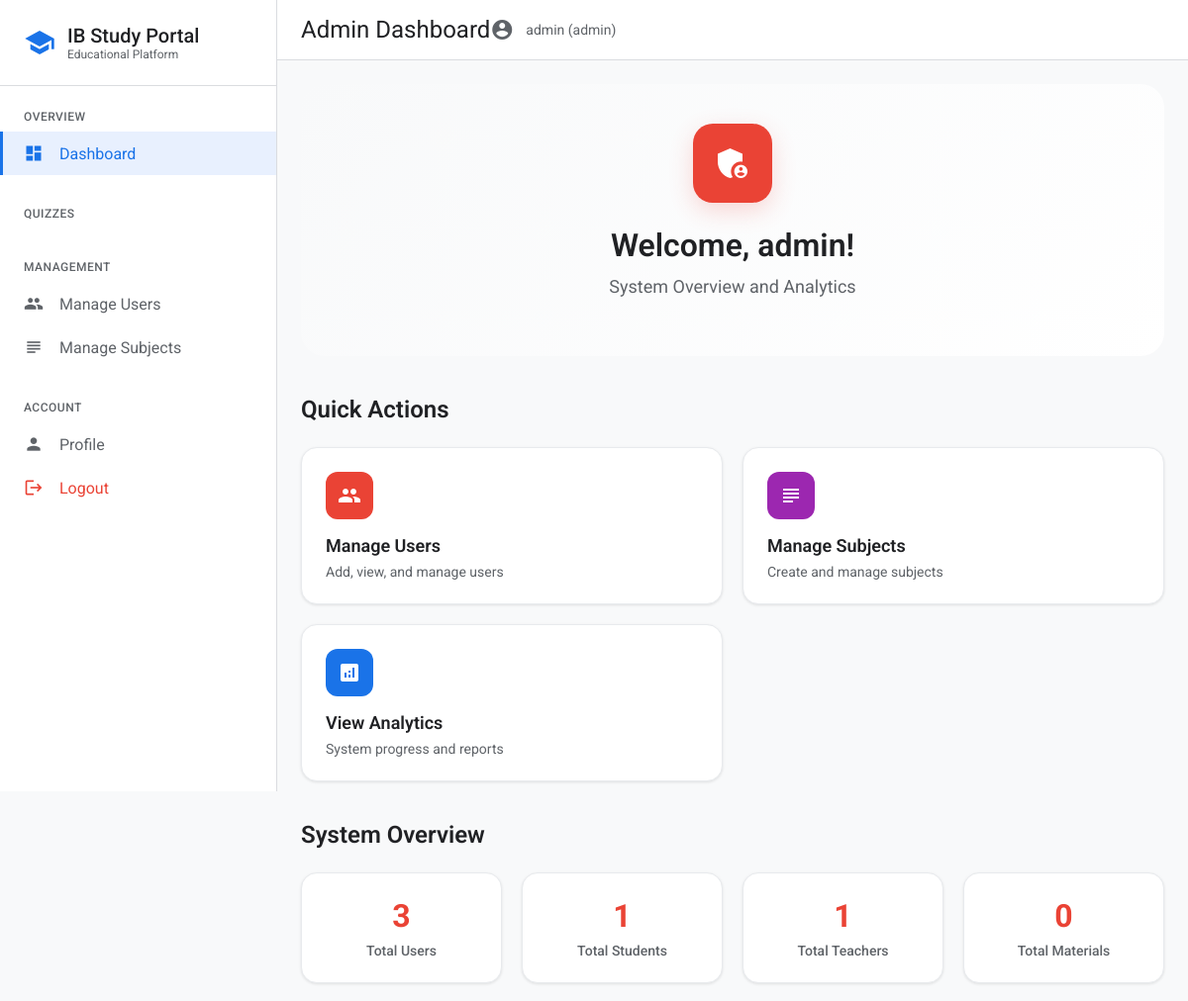
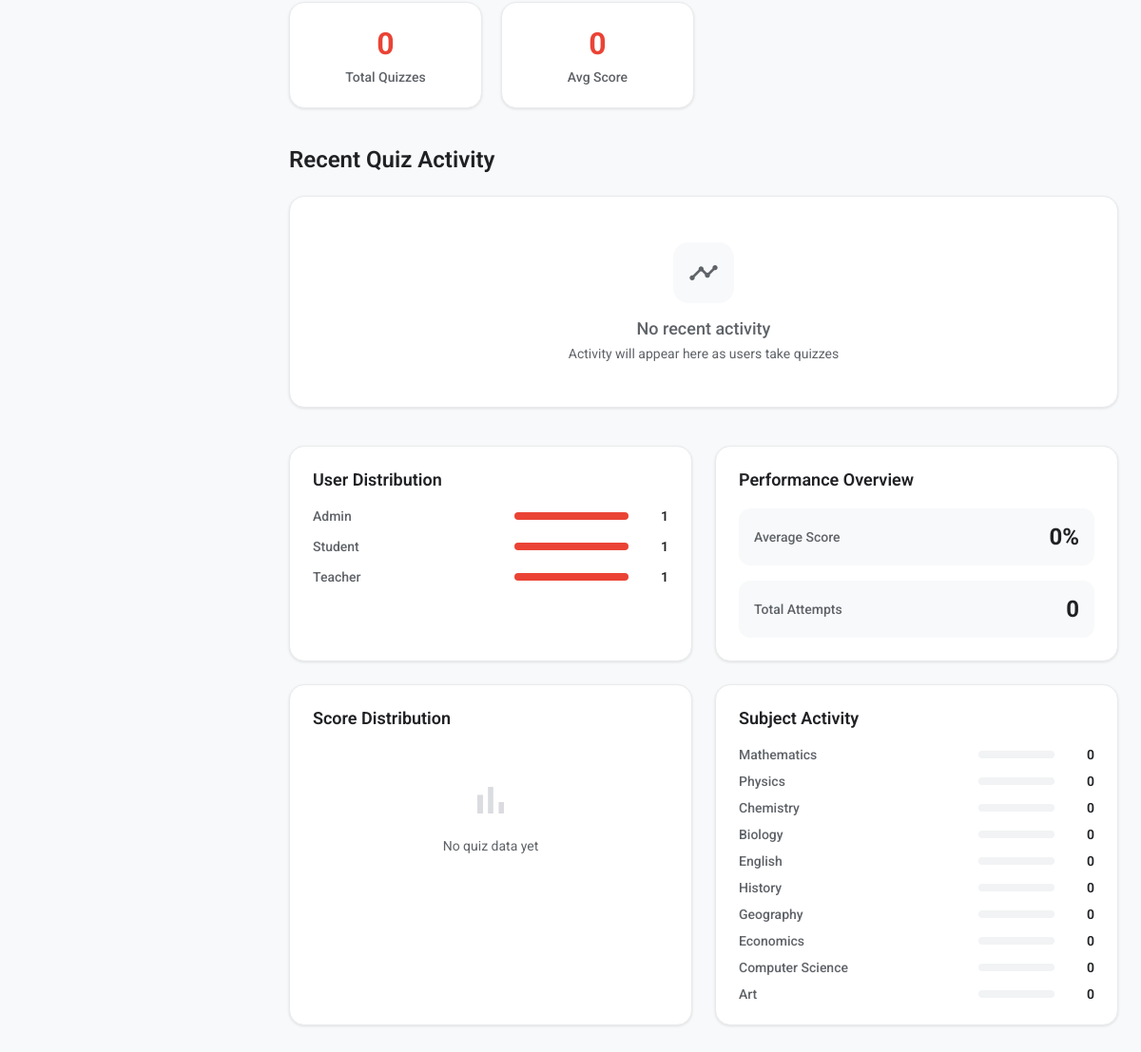
Page /admin_dashboard (signed in) on the committed database (2 pictures, top to bottom).
### tables this page shows
CREATE TABLE users (id INTEGER PRIMARY KEY AUTOINCREMENT,username TEXT UNIQUE NOT NULL,password_hash TEXT NOT NULL,role TEXT NOT NULL DEFAULT 'student');

CREATE TABLE subjects (id INTEGER PRIMARY KEY AUTOINCREMENT,name TEXT UNIQUE NOT NULL);

### auth.py (the view)
	def wrapper(*args,**kwargs):
		if 'user_id' not in session:
			flash('Login required','error')
			return redirect(url_for('login'))
		if session.get('role')!='admin':
			flash('Only admin can access this','error')
			return redirect(url_for('login'))
		return f(*args,**kwargs)

### app.py (called while the page is built)
@app.route('/admin_dashboard')
@admin_required
def admin_dashboard():
	user=get_current_user()
	stats,recent_activities=get_admin_stats(),get_recent_activities()
	user_distribution,performance_data,subject_activity,time_series_data,score_distribution=get_user_distribution(),get_performance_data(),get_subject_activity(),get_time_series_data(),get_score_distribution()
	return render_template('admin_dashboard.html',user=user,stats=stats,recent_activities=recent_activities,user_distribution=user_distribution,performance_data=performance_data,subject_activity=subject_activity,time_series_data=time_series_data,score_distribution=score_distribution)

def get_admin_stats():
	conn=get_db_connection()
	cursor=conn.cursor()
	cursor.execute('SELECT COUNT(*) FROM users')
	total_users=cursor.fetchone()[0]
	cursor.execute('SELECT COUNT(*) FROM users WHERE role = "student"')
	total_students=cursor.fetchone()[0]
	cursor.execute('SELECT COUNT(*) FROM users WHERE role = "teacher"')
	total_teachers=cursor.fetchone()[0]
	cursor.execute('SELECT COUNT(*) FROM materials')
	total_materials=cursor.fetchone()[0]
	cursor.execute('SELECT COUNT(*) FROM quizzes')
	total_quizzes=cursor.fetchone()[0]
	cursor.execute('SELECT AVG(score) FROM quiz_results')
	avg_score=cursor.fetchone()[0] or 0
	conn.close()
	return {'total_users':total_users,'total_students':total_students,'total_teachers':total_teachers,'total_materials':total_materials,'total_quizzes':total_quizzes,'avg_score':round(avg_score,1)}

def get_recent_activities():
	conn=get_db_connection()
	cursor=conn.cursor()
	cursor.execute('''SELECT u.username, qr.score, qr.time, q.title FROM quiz_results qr JOIN users u ON qr.user_id = u.id JOIN quizzes q ON qr.quiz_id = q.id ORDER BY qr.time DESC LIMIT 10''')
	activities=[{'username':row[0],'score':row[1],'time':row[2],'quiz_title':row[3]} for row in cursor.fetchall()]
	conn.close()
	return activities

def get_user_distribution():
	conn=get_db_connection()
	cursor=conn.cursor()
	cursor.execute('SELECT role, COUNT(*) FROM users GROUP BY role')
	roles=cursor.fetchall()
	labels,values=[role.title() for role,count in roles],[count for role,count in roles]
	conn.close()
	return {'labels':labels,'values':values}

### auth.py (called while the page is built)
def get_current_user():
	user_id,username,role=session.get('user_id'),session.get('username'),session.get('role')
	return {'id':user_id,'username':username,'role':role}

### db.py (called while the page is built)
def get_db_connection():return sqlite3.connect(DATABASE)

### templates/admin_dashboard.html (shortened to what this page needs)
{% extends "base.html" %}
{% block page_title %}Admin Dashboard{% endblock %}
{% block content %}
<div style="padding: 40px 0 60px 0; text-align: center; background: linear-gradient(135deg, #f8f9fa 0%, #ffffff 100%); border-radius: 24px; margin-bottom: 40px;">
    <div style="width: 80px; height: 80px; background: #ea4335; border-radius: 20px; display: flex; align-items: center; justify-content: center; margin: 0 auto 24px; box-shadow: 0 8px 24px rgba(234, 67, 53, 0.2);">
        <span class="material-icons" style="font-size: 40px; color: white;">admin_panel_settings</span>
    </div>
    <h1 style="margin: 0 0 12px 0; font-size: 32px; font-weight: 600; color: #202124;">Welcome, {{ user.username }}!</h1>
    <p style="margin: 0; color: #5f6368; font-size: 18px; font-weight: 400;">System Overview and Analytics</p>
</div>
<div style="margin-bottom: 40px;">
    <h2 style="margin: 0 0 24px 0; font-size: 24px; font-weight: 600; color: #202124;">Quick Actions</h2>
    <div style="display: grid; grid-template-columns: repeat(auto-fit, minmax(280px, 1fr)); gap: 20px;">
        <div onclick="window.location.href='{{ url_for('admin') }}'" style="background: white; padding: 24px; border-radius: 16px; border: 1px solid #e8eaed; cursor: pointer; transition: all 0.2s ease; box-shadow: 0 1px 3px rgba(0,0,0,0.1);" onmouseover="this.style.transform='translateY(-2px)'; this.style.boxShadow='0 4px 12px rgba(0,0,0,0.15)';" onmouseout="this.style.transform='translateY(0)'; this.style.boxShadow='0 1px 3px rgba(0,0,0,0.1)';">
            <div style="width: 48px; height: 48px; background: #ea4335; border-radius: 12px; display: flex; align-items: center; justify-content: center; margin-bottom: 16px;">
                <span class="material-icons" style="font-size: 24px; color: white;">people</span>
            </div>
            <h3 style="margin: 0 0 8px 0; font-size: 18px; font-weight: 600; color: #202124;">Manage Users</h3>
            <p style="margin: 0; color: #5f6368; font-size: 14px;">Add, view, and manage users</p>
        </div>
        <div onclick="window.location.href='{{ url_for('manage_subjects') }}'" style="background: white; padding: 24px; border-radius: 16px; border: 1px solid #e8eaed; cursor: pointer; transition: all 0.2s ease; box-shadow: 0 1px 3px rgba(0,0,0,0.1);" onmouseover="this.style.transform='translateY(-2px)'; this.style.boxShadow='0 4px 12px rgba(0,0,0,0.15)';" onmouseout="this.style.transform='translateY(0)'; this.style.boxShadow='0 1px 3px rgba(0,0,0,0.1)';">
            <div style="width: 48px; height: 48px; background: #9c27b0; border-radius: 12px; display: flex; align-items: center; justify-content: center; margin-bottom: 16px;">
                <span class="material-icons" style="font-size: 24px; color: white;">subject</span>
            </div>
            <h3 style="margin: 0 0 8px 0; font-size: 18px; font-weight: 600; color: #202124;">Manage Subjects</h3>
            <p style="margin: 0; color: #5f6368; font-size: 14px;">Create and manage subjects</p>
        </div>
        <div onclick="window.location.href='{{ url_for('progress') }}'" style="background: white; padding: 24px; border-radius: 16px; border: 1px solid #e8eaed; cursor: pointer; transition: all 0.2s ease; box-shadow: 0 1px 3px rgba(0,0,0,0.1);" onmouseover="this.style.transform='translateY(-2px)'; this.style.boxShadow='0 4px 12px rgba(0,0,0,0.15)';" onmouseout="this.style.transform='translateY(0)'; this.style.boxShadow='0 1px 3px rgba(0,0,0,0.1)';">
            <div style="width: 48px; height: 48px; background: #1a73e8; border-radius: 12px; display: flex; align-items: center; justify-content: center; margin-bottom: 16px;">
                <span class="material-icons" style="font-size: 24px; color: white;">analytics</span>
            </div>
            <h3 style="margin: 0 0 8px 0; font-size: 18px; font-weight: 600; color: #202124;">View Analytics</h3>
            <p style="margin: 0; color: #5f6368; font-size: 14px;">System progress and reports</p>
        </div>
    </div>
</div>
<div style="margin-bottom: 40px;">
    <h2 style="margin: 0 0 24px 0; font-size: 24px; font-weight: 600; color: #202124;">System Overview</h2>
    <div style="display: grid; grid-template-columns: repeat(auto-fit, minmax(200px, 1fr)); gap: 20px;">
        {% for stat_name, stat_value in stats.items() %}
        <div style="background: white; padding: 24px; border-radius: 16px; border: 1px solid #e8eaed; text-align: center; box-shadow: 0 1px 3px rgba(0,0,0,0.1);">
            <div style="font-size: 32px; font-weight: 700; color: #ea4335; margin-bottom: 8px;">{{ stat_value }}</div>
            <div style="color: #5f6368; font-size: 14px; font-weight: 500; text-transform: capitalize;">{{ stat_name.replace('_', ' ') }}</div>
        </div>
        {% endfor %}
    </div>
</div>
<div style="margin-bottom: 40px;">
    <h2 style="margin: 0 0 24px 0; font-size: 24px; font-weight: 600; color: #202124;">Recent Quiz Activity</h2>
    {% if recent_activities %}
    <div style="background: white; border-radius: 16px; border: 1px solid #e8eaed; overflow: hidden; box-shadow: 0 1px 3px rgba(0,0,0,0.1);">
        {% for activity in recent_activities[:10] %}
        <div style="padding: 20px; border-bottom: 1px solid #f1f3f4; display: flex; align-items: center; gap: 16px;">
            <div style="width: 40px; height: 40px; background: #1a73e8; border-radius: 10px; display: flex; align-items: center; justify-content: center;">
                <span class="material-icons" style="font-size: 20px; color: white;">quiz</span>
            </div>
            <div style="flex: 1;">
                <div style="font-size: 16px; font-weight: 500; color: #202124; margin-bottom: 4px;">{{ activity.username }} completed {{ activity.quiz_title }}</div>
                <div style="font-size: 14px; color: #5f6368;">Score: {{ activity.score }}% • {{ activity.time }}</div>
            </div>
        </div>
        {% endfor %}
    </div>
    {% else %}
    <div style="background: white; padding: 48px; border-radius: 16px; border: 1px solid #e8eaed; text-align: center; box-shadow: 0 1px 3px rgba(0,0,0,0.1);">
        <div style="width: 64px; height: 64px; background: #f8f9fa; border-radius: 16px; display: flex; align-items: center; justify-content: center; margin: 0 auto 16px;">
            <span class="material-icons" style="font-size: 32px; color: #5f6368;">timeline</span>
        </div>
        <h3 style="margin: 0 0 8px 0; color: #5f6368; font-size: 18px; font-weight: 500;">No recent activity</h3>
        <p style="margin: 0; color: #5f6368; font-size: 14px;">Activity will appear here as users take quizzes</p>
    </div>
    {% endif %}
</div>
<div style="display: grid; grid-template-columns: repeat(auto-fit, minmax(400px, 1fr)); gap: 24px; margin-bottom: 40px;">
    <div style="background: white; padding: 24px; border-radius: 16px; border: 1px solid #e8eaed; box-shadow: 0 1px 3px rgba(0,0,0,0.1);">
        <h3 style="margin: 0 0 20px 0; font-size: 18px; font-weight: 600; color: #202124;">User Distribution</h3>
        {% if user_distribution['values'] and user_distribution['values']|length > 0 %}
        <div style="display: flex; flex-direction: column; gap: 16px;">
            {% set max_value = user_distribution['values']|max %}
            {% for i in range(user_distribution.labels|length) %}
            {% set label = user_distribution.labels[i] %}
            {% set value = user_distribution['values'][i] %}
            <div style="display: flex; justify-content: space-between; align-items: center;">
                <span style="color: #5f6368; font-size: 14px; font-weight: 500;">{{ label }}</span>
                <div style="display: flex; align-items: center; gap: 12px;">
                    <div style="width: 120px; height: 8px; background: #f1f3f4; border-radius: 4px; overflow: hidden;">
                        <div style="width: {{ (value / max_value * 100) if max_value > 0 else 0 }}%; height: 100%; background: #ea4335; transition: width 0.8s ease;"></div>
                    </div>
                    <span style="color: #202124; font-size: 14px; font-weight: 600; min-width: 30px; text-align: right;">{{ value }}</span>
                </div>
            </div>
            {% endfor %}
        </div>
        {% else %}
        <div style="text-align: center; padding: 32px;">
            <span class="material-icons" style="font-size: 48px; color: #dadce0;">people</span>
            <p style="margin: 12px 0 0 0; color: #5f6368; font-size: 14px;">No user data yet</p>
        </div>
        {% endif %}
    </div>
    <div style="background: white; padding: 24px; border-radius: 16px; border: 1px solid #e8eaed; box-shadow: 0 1px 3px rgba(0,0,0,0.1);">
        <h3 style="margin: 0 0 20px 0; font-size: 18px; font-weight: 600; color: #202124;">Performance Overview</h3>
        <div style="display: flex; flex-direction: column; gap: 16px;">
            <div style="display: flex; justify-content: space-between; align-items: center; padding: 16px; background: #f8f9fa; border-radius: 12px;">
                <span style="color: #5f6368; font-size: 14px; font-weight: 500;">Average Score</span>
                <span style="color: #202124; font-size: 24px; font-weight: 700;">{{ performance_data.average_score }}%</span>
            </div>
            <div style="display: flex; justify-content: space-between; align-items: center; padding: 16px; background: #f8f9fa; border-radius: 12px;">
                <span style="color: #5f6368; font-size: 14px; font-weight: 500;">Total Attempts</span>
                <span style="color: #202124; font-size: 24px; font-weight: 700;">{{ performance_data.total_attempts }}</span>
            </div>
        </div>
    </div>
    <div style="background: white; padding: 24px; border-radius: 16px; border: 1px solid #e8eaed; box-shadow: 0 1px 3px rgba(0,0,0,0.1);">
        <h3 style="margin: 0 0 20px 0; font-size: 18px; font-weight: 600; color: #202124;">Score Distribution</h3>
        {% if score_distribution['values'] and score_distribution['values']|length > 0 %}
        <div style="display: flex; flex-direction: column; gap: 12px;">
            {% set max_value = score_distribution['values']|max %}
            {% for i in range(score_distribution.labels|length) %}
            {% set label = score_distribution.labels[i] %}
            {% set value = score_distribution['values'][i] %}
            <div style="display: flex; justify-content: space-between; align-items: center;">
                <span style="color: #5f6368; font-size: 14px; font-weight: 500;">{{ label }}</span>
                <div style="display: flex; align-items: center; gap: 12px;">
                    <div style="width: 100px; height: 8px; background: #f1f3f4; border-radius: 4px; overflow: hidden;">
                        <div style="width: {{ (value / max_value * 100) if max_value > 0 else 0 }}%; height: 100%; background: #34a853; transition: width 0.8s ease;"></div>
                    </div>
                    <span style="color: #202124; font-size: 14px; font-weight: 600; min-width: 30px; text-align: right;">{{ value }}</span>
                </div>
            </div>
            {% endfor %}
        </div>
        {% else %}
        <div style="text-align: center; padding: 32px;">
            <span class="material-icons" style="font-size: 48px; color: #dadce0;">bar_chart</span>
            <p style="margin: 12px 0 0 0; color: #5f6368; font-size: 14px;">No quiz data yet</p>
        </div>
        {% endif %}
    </div>
    <div style="background: white; padding: 24px; border-radius: 16px; border: 1px solid #e8eaed; box-shadow: 0 1px 3px rgba(0,0,0,0.1);">
        <h3 style="margin: 0 0 20px 0; font-size: 18px; font-weight: 600; color: #202124;">Subject Activity</h3>
        {% if subject_activity['values'] and subject_activity['values']|length > 0 %}
        <div style="display: flex; flex-direction: column; gap: 12px; max-height: 300px; overflow-y: auto;">
            {% set max_value = subject_activity['values']|max %}
            {% for i in range(subject_activity.labels|length) %}
            {% set label = subject_activity.labels[i] %}
            {% set value = subject_activity['values'][i] %}
            <div style="display: flex; justify-content: space-between; align-items: center;">
                <span style="color: #5f6368; font-size: 14px; font-weight: 500;">{{ label }}</span>
                <div style="display: flex; align-items: center; gap: 12px;">
                    <div style="width: 80px; height: 8px; background: #f1f3f4; border-radius: 4px; overflow: hidden;">
                    </div>
                    <span style="color: #202124; font-size: 14px; font-weight: 600; min-width: 30px; text-align: right;">{{ value }}</span>
                </div>
            </div>
            {% endfor %}
        </div>
        {% else %}
        <div style="text-align: center; padding: 32px;">
            <span class="material-icons" style="font-size: 48px; color: #dadce0;">subject</span>
            <p style="margin: 12px 0 0 0; color: #5f6368; font-size: 14px;">No subject activity yet</p>
        </div>
        {% endif %}
    </div>
</div>
{% endblock %}

### templates/base.html (style rules this page uses)
* { font-family: 'Roboto', sans-serif; box-sizing: border-box; }
body { margin: 0; padding: 0; background: #f8f9fa; color: #202124; overflow-x: hidden; }
.material-icons { font-family: 'Material Icons'; font-weight: normal; font-style: normal; font-size: 24px; line-height: 1; letter-spacing: normal; text-transform: none; display: inline-block; white-space: nowrap; word-wrap: normal; direction: ltr; }

### rows in the picture
users: label "Admin", {{ (value / max_value * 100) if max_value > 0 else 0 }} 100.0 (drawn), id "1"
users: label "Student", {{ (value / max_value * 100) if max_value > 0 else 0 }} 100.0 (drawn), value "1"
users: label "Teacher", {{ (value / max_value * 100) if max_value > 0 else 0 }} 100.0 (drawn), value "1"
subjects: labels "Mathematics"
subjects: labels "Physics"
subjects: labels "Chemistry"
subjects: labels "Biology"
subjects: labels "English"
subjects: labels "History"
subjects: labels "Geography"
subjects: labels "Economics"
subjects: labels "Computer Science"
subjects: labels "Art"

### other values in the picture
{{ session.username }} "admin"
{{ session.role }} "admin"
{{ user.username }} "admin"
{{ stat_value }} "3" "1" "1" "0" "0" "0"
{{ stat_name.replace('_', ' ') }} "Total Users" "Total Students" "Total Teachers" "Total Materials" "Total Quizzes" "Avg Score"
{{ performance_data.average_score }} "0"
{{ performance_data.total_attempts }} "0"
{{ value }} "0" "0" "0" "0" "0" "0" "0" "0" "0" "0"
